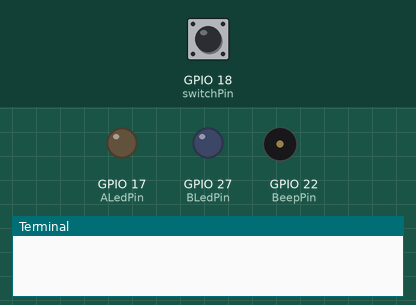
Recording of a program running on a simulated Raspberry Pi (BCM pin numbers). Parts: output pins drawn as LEDs (lit = HIGH), buzzer (waves = sounding), the last lines printed to the terminal. Dashed ring = blinking. Inputs (shaded band) come from the test bench; at power-on: GPIO 18 (switchPin) HIGH. Threads take turns every 2 ms.

Above: at 1.2 s.
1.3 s: GPIO 18 (switchPin) pulled LOW for 0.15 s
At 2.07 s:
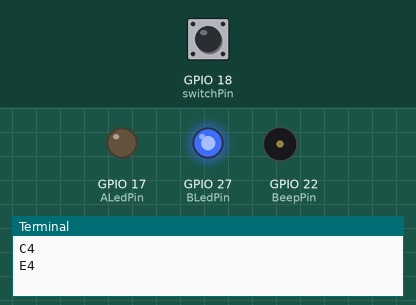
3.8 s: GPIO 18 (switchPin) pulled LOW for 1 s
At 4.4 s:
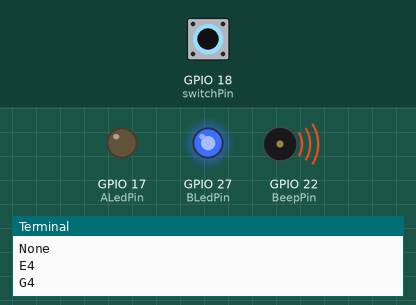
6.8 s: GPIO 18 (switchPin) pulled LOW for 3.2 s
At 10.1 s:
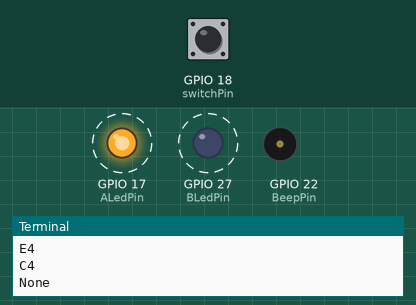
Timing chart, 0 to 12.3 s (numbered marks = the images above; inputs shaded):
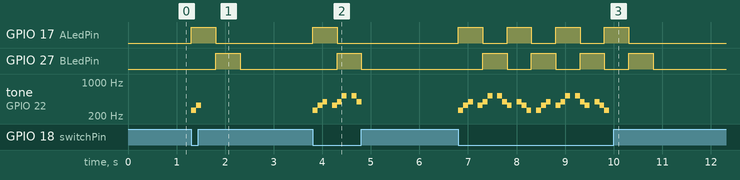

Measured:
- after the input at 1.3 s, GPIO 17 (ALedPin): LOW → HIGH at once, → LOW 0.50 s later; GPIO 27 (BLedPin): LOW → HIGH after 0.51 s, → LOW 0.50 s later; tone on GPIO 22 (BeepPin): silent → 262 Hz at once, → 330 Hz 0.10 s later, → silent 0.10 s later
- after the input at 3.8 s, GPIO 17 (ALedPin): LOW → HIGH at once, → LOW 0.50 s later; GPIO 27 (BLedPin): LOW → HIGH after 0.51 s, → LOW 0.50 s later; tone on GPIO 22 (BeepPin): plays 262 Hz for 0.10 s, 330 Hz for 0.10 s, 392 Hz for 0.10 s, 330 Hz for 0.10 s, 392 Hz for 0.10 s, 523 Hz for 0.10 s … (8 notes in this stretch), starting at once
- after the input at 6.8 s, GPIO 17 (ALedPin): alternates HIGH for 0.50 s and LOW for 0.50 s, 8 changes in all, then stays LOW, starting at once; GPIO 27 (BLedPin): alternates HIGH for 0.50 s and LOW for 0.50 s, 8 changes in all, then stays LOW, starting after 0.50 s

The program:

4.1.15_AlarmBell_zero.py
```python
#!/usr/bin/env python3
from gpiozero import LED, Button, TonalBuzzer
import time
import threading

# Initialize TonalBuzzer on GPIO pin 22
BeepPin = TonalBuzzer(22)

# Initialize LEDs on GPIO pins 17 and 27
ALedPin = LED(17)
BLedPin = LED(27)

# Initialize Button on GPIO pin 18
switchPin = Button(18)

# Global flag to control the buzzer and LED states
flag = 0

def ledWork():
    """
    Control LED blinking pattern based on the flag state.
    When flag is set, alternately blink ALedPin and BLedPin.
    """
    while True:
        if flag:
            # Alternate blinking of LEDs
            ALedPin.on()
            time.sleep(0.5)
            ALedPin.off()
            BLedPin.on()
            time.sleep(0.5)
            BLedPin.off()
        else:
            # Turn off both LEDs if flag is not set
            ALedPin.off()
            BLedPin.off()

# Define the musical tune as a list of notes and their durations
tune = [
    ('C4', 0.1), ('E4', 0.1), ('G4', 0.1),
    (None, 0.1),
    ('E4', 0.1), ('G4', 0.1), ('C5', 0.1),
    (None, 0.1),
    ('C5', 0.1), ('G4', 0.1), ('E4', 0.1),
    (None, 0.1),
    ('G4', 0.1), ('E4', 0.1), ('C4', 0.1),
    (None, 0.1)
]

def buzzerWork():
    """
    Play a tune using the buzzer based on the flag state.
    The tune is played only when the flag is set.
    """
    while True:
        for note, duration in tune:
            if flag == 0:
                break
            print(note)  # Output the current note to the console
            BeepPin.play(note)  # Play the current note
            time.sleep(duration)  # Pause for the duration of the note
        BeepPin.stop()  # Stop the buzzer after playing the tune

def main():
    """
    Monitor button press to update the flag state.
    Sets the flag when the button is pressed.
    """
    global flag
    while True:
        flag = 1 if switchPin.is_pressed else 0

try:
    # Initialize and start threads for buzzer and LED control
    tBuzz = threading.Thread(target=buzzerWork)
    tBuzz.start()
    tLed = threading.Thread(target=ledWork)
    tLed.start()
    main()

except KeyboardInterrupt:
    # Stop the buzzer and turn off LEDs on program interruption
    BeepPin.stop()
    ALedPin.off()
    BLedPin.off()
```
